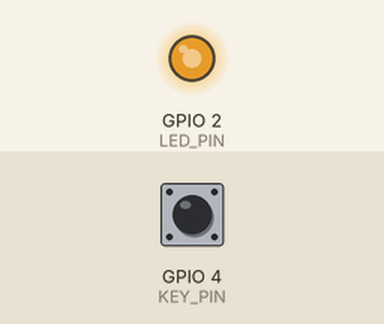
Bench run of a program on a simulated ESP32. Parts: output pins drawn as LEDs (lit = HIGH). The inputs (shaded band) are chosen by the test bench; at power-on: GPIO 4 (KEY_PIN) HIGH. What the program prints to the serial monitor is not drawn.

Above: at 1.26 s.
1.3 s: GPIO 4 (KEY_PIN) pulled LOW for 0.15 s
2.9 s: GPIO 4 (KEY_PIN) pulled LOW for 1 s
At 3.8 s:
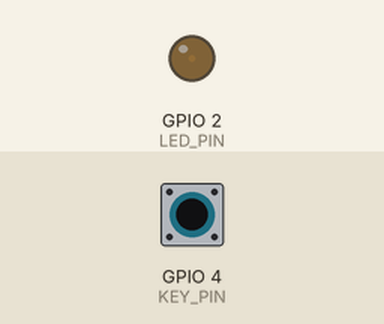
5.4 s: GPIO 4 (KEY_PIN) pulled LOW for 0.15 s
At 5.88 s:
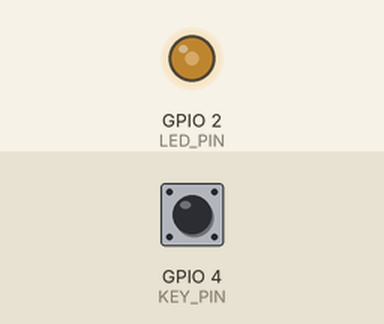
Timing chart, 0 to 14.4 s (numbered marks = the images above; inputs shaded):
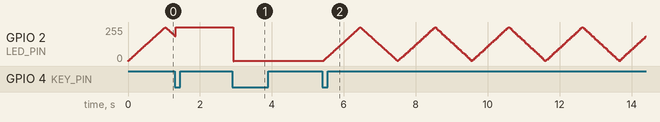

The program:

main.cpp
```cpp
#include <Arduino.h>

#define LED_PIN 2
#define TICK_MS 8
#define KEY_PIN      4
#define DEBOUNCE_MS  25


int      duty  = 0;
int      dir   = +1;
uint32_t tTick = 0;

uint32_t tReport = 0;
uint32_t loops   = 0;
int      keyRaw     = HIGH;
int      keyStable  = HIGH;
uint32_t tKeyChange = 0;
int      pressCount = 0;
int mode = 0;   // 0=呼吸  1=长亮  2=熄灭


void setup() {
  Serial.begin(115200);
  pinMode(KEY_PIN, INPUT_PULLUP);

  ledcSetup(0, 5000, 8);
  ledcAttachPin(LED_PIN, 0);
}

void loop() {
  uint32_t now = millis();

  if (now - tTick >= TICK_MS) {
    tTick = now;
    if (mode == 0) {
      duty += dir;
      if (duty >= 255)      { duty = 255; dir = -1; }
      else if (duty <= 0)   { duty = 0;   dir = +1; }
    } else if (mode == 1) {
      duty = 255;
    } else if (mode == 2) {
      duty = 0;
    }
    duty += dir;
    if (duty >= 255)      { duty = 255; dir = -1; }
    else if (duty <= 0)   { duty = 0;   dir = +1; }
    ledcWrite(0, duty);
  }
int raw = digitalRead(KEY_PIN);
if (raw != keyRaw) {
  keyRaw = raw;
  tKeyChange = now;
}
if ((now - tKeyChange) >= DEBOUNCE_MS && keyStable != keyRaw) {
  keyStable = keyRaw;
  if (keyStable == LOW) {
    pressCount++;
    mode = (mode + 1) % 3;
if (mode == 0) { Serial.println("切到：呼吸"); }
if (mode == 1) { ledcWrite(0, 255); Serial.println("切到：长亮"); }
if (mode == 2) { ledcWrite(0, 0);   Serial.println("切到：熄灭"); }

  }
}

  loops++;
  if (now - tReport >= 1000) {
    tReport = now;
    Serial.printf("%lu 圈/秒\n", (unsigned long)loops);
    loops = 0;
  }
}
```

Measured:
- after the input at 2.9 s, GPIO 2 (LED_PIN): 253/255 → 1/255 at once
